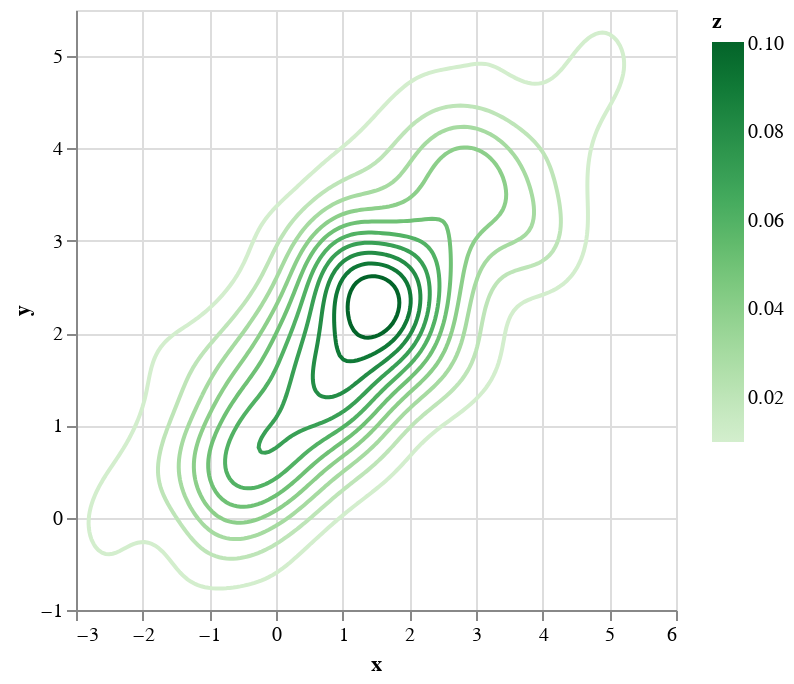

Here is the notebook cell this chart was saved with:
### Code cell
p = contourplot(samples[:,1],samples[:,2],color_scheme="greens")

### Figure 1 — Vega-Lite specification as saved in the notebook (floating-point values rounded to 4 significant figures; data arrays with more than 128 entries replaced by an {"elided": "..."} marker saying what was removed)
{"data": {"values": {"elided": "2836 records"}}, "encoding": {"color": {"field": "z", "scale": {"scheme": "greens"}, "type": "quantitative"}, "detail": {"field": "group", "type": "quantitative"}, "order": {"field": "row", "type": "quantitative"}, "x": {"field": "x", "type": "quantitative"}, "y": {"field": "y", "type": "quantitative"}}, "mark": "line"}
